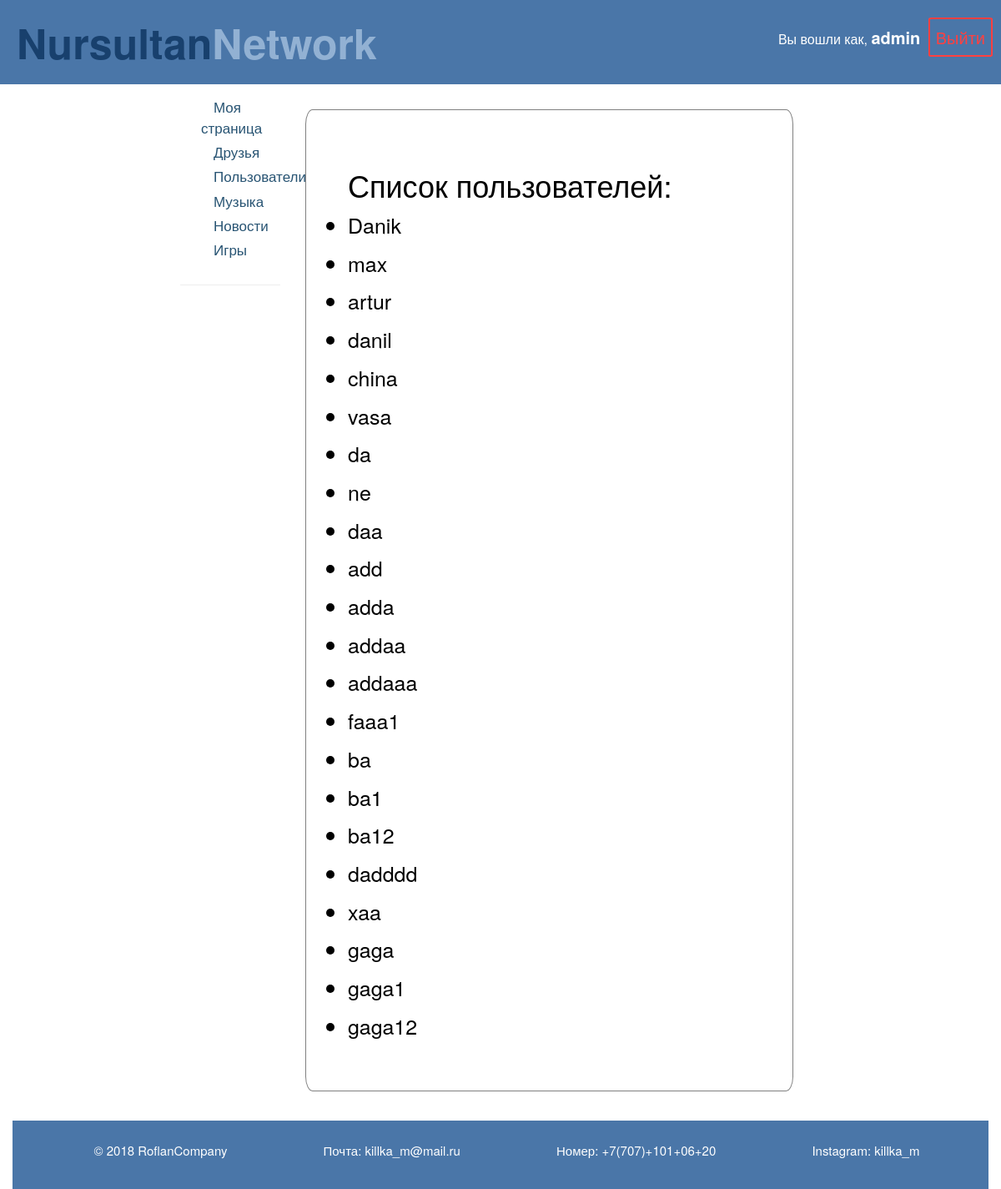
The page /users/ (signed in) on the database its author committed.
### friends/models.py (models this page shows)
class Profile(models.Model):
    user = models.OneToOneField(settings.AUTH_USER_MODEL, on_delete=models.CASCADE)
    slug = models.SlugField()
    friends = models.ManyToManyField("Profile", blank=True)
    def __str__(self):
        return str(self.user.username)
    def get_absolute_url(self):
    	return "/users/{}".format(self.slug)

### friends/views.py (the view)
# urls.py: path('', views.users_list, name='list'),
def users_list(request):
	users = Profile.objects.exclude(user=request.user)
	context = {
		'users': users
	}
	return render(request, "friends/user_list.html", context)

### friends/templates/friends/user_list.html (shortened to what this page needs)
{% extends '../mysocial/base.html' %}
{% block content %}
<div class="users_container border">
<h1>Список пользователей:</h1>
<ul>
	{% for user_p in users %}
        {% if not user_p in friends %}
		<li style="font-size: 25px;">
			<a href="{{ user_p.get_absolute_url }}">{{ user_p }}</a>
		</li>
</ul>
<ul>
        {% else %}
        <li>
            <p>hshshshsh</p>
            <a href="{{ user_p.get_absolute_url }}">{{ friends }}</a>
        </li>
</ul>
        {% endif %}
{% endfor %}
</div>
{% endblock %}

### mysocial/templates/mysocial/base.html (shortened to what this page needs)
<html>
    <head>
        <link rel="stylesheet" href="//maxcdn.bootstrapcdn.com/bootstrap/3.2.0/css/bootstrap.min.css">
        <link rel="stylesheet" href="//maxcdn.bootstrapcdn.com/bootstrap/3.2.0/css/bootstrap-theme.min.css">
        {% load static %}
        <link rel="stylesheet" href="{% static 'css/css1.css' %}">
    </head>
    <body>
    <header>
        <div class="header">
        <div class="header__section">
            <div class="header__item headerlogo">
                <a style="text-decoration: none" href="/"><span style="color:#18406D;">Nursultan</span><span style="color:#92B1D3;">Network</span></a>
            </div>
				<div class="headerButton">
                    {% if user.is_authenticated %}
                    <div class="headerButton">
                        <p class="are_logged">Вы вошли как, <span class="are_logged_right">{{ user.get_username }}</span>
                    <a class='logo' href="/logout">Выйти</a>
                    {% else %}
                    <a class='regon' href="/login">Войти</a>
                    <a class='logi' href="/register">Регистрация</a>
                    {% endif %}
				</div>
		</div>
            </div>
    </header>
    <div class="container">
    <div class="art">
        <ul class="ssilki">
            <li><a href="/profile">Моя страница</a></li>
            <li><a href="/users/admin">Друзья</a></li>
			<li><a href="/users">Пользователи</a></li>
            <li><a href="/musicc">Музыка</a></li>
            <li><a href="/feed">Новости</a></li>
            <li><a href="/games">Игры</a></li>
        </ul>
		<hr>
    </div>
        <div class="content">
            {% block content %}
            {% endblock %}
        </div>
    <footer>
        <div class="footerp">
            <p>&copy; 2018 RoflanCompany</p>
            <p>Почта: killka_m@mail.ru</p>
            <p>Номер: +7(707)+101+06+20</p>
            <p>Instagram: killka_m</p>
        </div>
    </footer>
    </div>
</body>
</html>

### social/static/css/css1.css (style rules this page uses)
body { background-color: white; }
.art { display:flex; flex-flow: column ; width:10%; color:white; position: absolute; left:0; margin-left: 18%; margin-top: -20px; }
.art a { color: blue; margin-left: 15px; }
.content { display:flex; flex-flow: column ; width:50%; position: relative; margin-left: 30%; margin-top: -10px; }
.content a { color: #4a76a8; }
.ssilki { margin-top:30px; margin-left: 25px; height:100%; }
.ssilki a { color:#285473; text-decoration:none; }
.ssilki li { margin-top:5px; font-size: 17px; list-style-type: none; }
.container { width: 100%; height:100%; }
.header { width:100%; padding:10px; color: white; background-color: #4a76a8; }
.header__section { display:flex; align-items:center; background-color: #4a76a8; justify-content:space-between; }
.header__item { padding:5px; font-size:20px; margin-left:5px; }
.header__item a { color:white; }
.headerlogo { font-size:50px; font-weight: bold; color: Indigo; }
* { margin: 0; padding: 0; }
.content { min-height: calc(100vh - 80px); }
footer { margin-top: 35px; background-color: #4a76a8; font-size: 15px; width:100%; padding: 25px; }
.footerp { display:flex; flex-flow: row wrap; margin-left: 15px; color:white; justify-content:space-around; }
.headerButton a { text-decoration: none; font-size: 20px; margin-left: 5px; }
.logo { color:#FF4040; padding: 7px; border-radius: 5%; border:2px solid #FF4040; }
.friend_container h2, ul { color:black; }
.users_container { margin-top: 20px; color:black; padding: 50px; }
.users_container a { color:black; }
.are_logged { font-size: 16px; }
.are_logged_right { font-weight: bold; font-size: 20px; }
.border { border-style: solid; border-width: thin; border-color:gray; border-radius: 1.5%; }

### rows shown on the page
Profile: user.username "Danik"
Profile: user.username "max"
Profile: user.username "artur"
Profile: user.username "danil"
Profile: user.username "china"
Profile: user.username "vasa"
Profile: user.username "da"
Profile: user.username "ne"
Profile: user.username "daa"
Profile: user.username "add"
Profile: user.username "adda"
Profile: user.username "addaa"
Profile: user.username "addaaa"
Profile: user.username "faaa1"
Profile: user.username "ba"
Profile: user.username "ba1"
Profile: user.username "ba12"
Profile: user.username "dadddd"
Profile: user.username "xaa"
Profile: user.username "gaga"
Profile: user.username "gaga1"
Profile: user.username "gaga12"

### other values the page prints
{{ user.get_username }} "admin"
